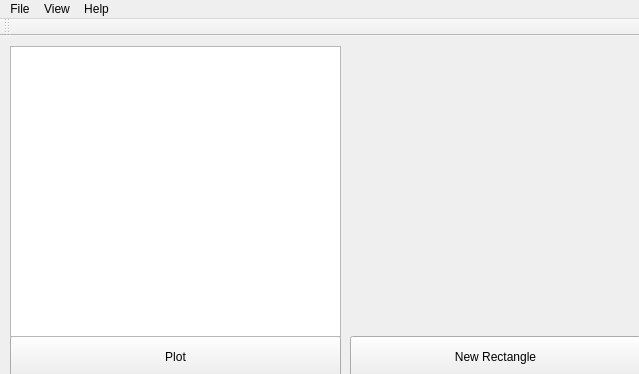
<?xml version="1.0" encoding="UTF-8"?>
<ui version="4.0">
 <class>MainWindow</class>
 <widget class="QMainWindow" name="MainWindow">
  <property name="geometry">
   <rect>
    <x>0</x>
    <y>0</y>
    <width>639</width>
    <height>374</height>
   </rect>
  </property>
  <property name="windowTitle">
   <string>MainWindow</string>
  </property>
  <widget class="QWidget" name="centralWidget">
   <widget class="QPushButton" name="pushButton">
    <property name="geometry">
     <rect>
      <x>10</x>
      <y>300</y>
      <width>331</width>
      <height>41</height>
     </rect>
    </property>
    <property name="text">
     <string>Plot</string>
    </property>
   </widget>
   <widget class="QTreeView" name="treeView">
    <property name="geometry">
     <rect>
      <x>10</x>
      <y>10</y>
      <width>331</width>
      <height>291</height>
     </rect>
    </property>
   </widget>
   <widget class="QWidget" name="widget" native="true">
    <property name="geometry">
     <rect>
      <x>350</x>
      <y>10</y>
      <width>281</width>
      <height>291</height>
     </rect>
    </property>
   </widget>
   <widget class="QPushButton" name="pushButton_2">
    <property name="geometry">
     <rect>
      <x>350</x>
      <y>300</y>
      <width>291</width>
      <height>41</height>
     </rect>
    </property>
    <property name="text">
     <string>New Rectangle</string>
    </property>
   </widget>
  </widget>
  <widget class="QToolBar" name="mainToolBar">
   <attribute name="toolBarArea">
    <enum>TopToolBarArea</enum>
   </attribute>
   <attribute name="toolBarBreak">
    <bool>false</bool>
   </attribute>
  </widget>
  <widget class="QMenuBar" name="menuBar">
   <property name="geometry">
    <rect>
     <x>0</x>
     <y>0</y>
     <width>639</width>
     <height>22</height>
    </rect>
   </property>
   <widget class="QMenu" name="menuFile">
    <property name="title">
     <string>File</string>
    </property>
    <addaction name="actionNew"/>
    <addaction name="actionSave"/>
    <addaction name="actionExit"/>
   </widget>
   <widget class="QMenu" name="menuView">
    <property name="title">
     <string>View</string>
    </property>
    <addaction name="actionOne_Window"/>
    <addaction name="actionMulti_Windows"/>
   </widget>
   <widget class="QMenu" name="menuHelp">
    <property name="title">
     <string>Help</string>
    </property>
    <addaction name="actionWebsite"/>
    <addaction name="actionAbout"/>
   </widget>
   <addaction name="menuFile"/>
   <addaction name="menuView"/>
   <addaction name="menuHelp"/>
  </widget>
  <action name="actionFiles">
   <property name="text">
    <string>Files</string>
   </property>
  </action>
  <action name="actionNew">
   <property name="text">
    <string>New</string>
   </property>
  </action>
  <action name="actionSave">
   <property name="text">
    <string>Save</string>
   </property>
  </action>
  <action name="actionExit">
   <property name="text">
    <string>Exit</string>
   </property>
  </action>
  <action name="actionOne_Window">
   <property name="text">
    <string>One Window</string>
   </property>
  </action>
  <action name="actionMulti_Windows">
   <property name="text">
    <string>Multi Windows</string>
   </property>
  </action>
  <action name="actionWebsite">
   <property name="text">
    <string>Website</string>
   </property>
  </action>
  <action name="actionAbout">
   <property name="text">
    <string>About</string>
   </property>
  </action>
 </widget>
 <layoutdefault spacing="6" margin="11"/>
 <resources/>
 <connections/>
</ui>
